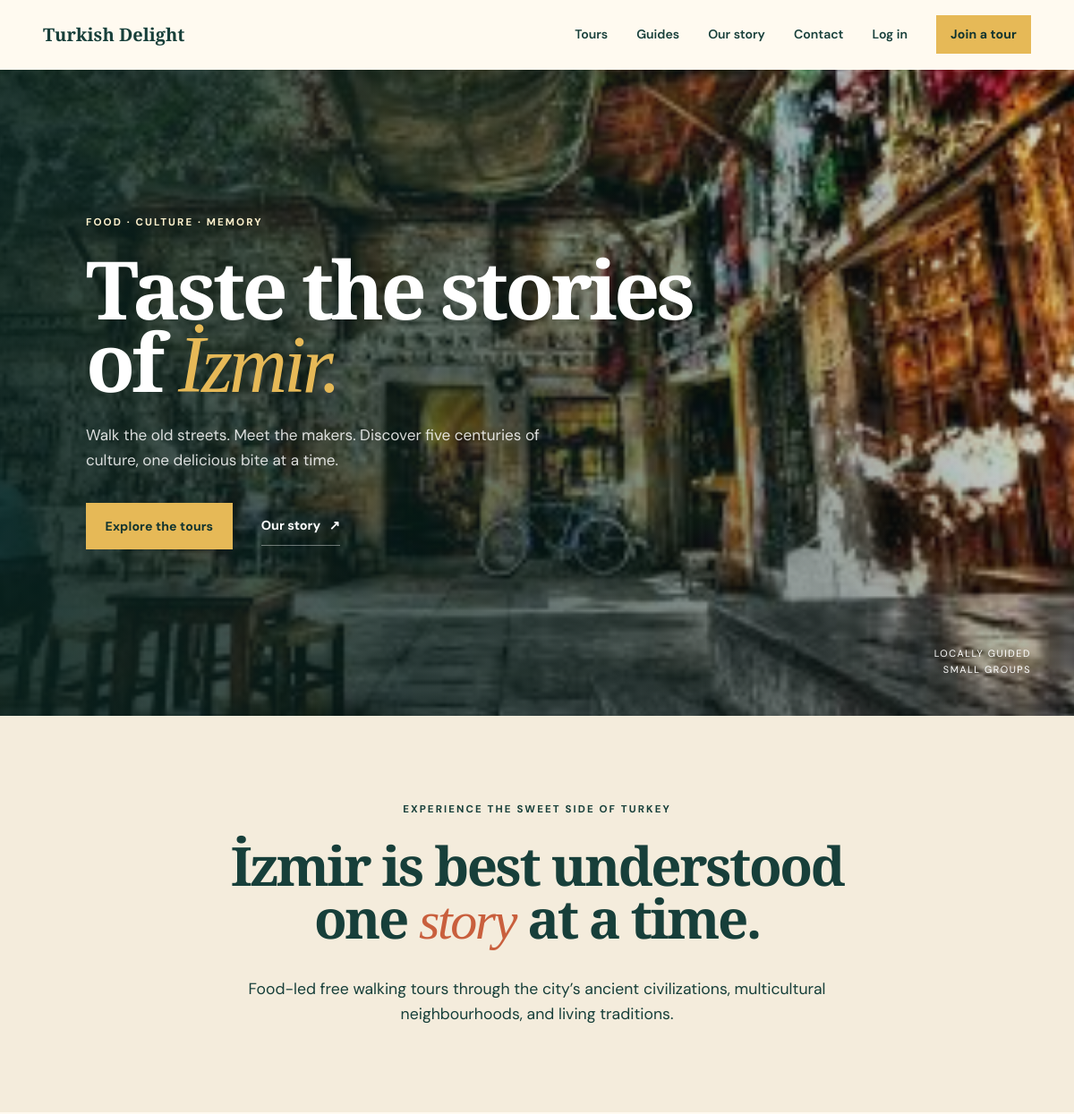
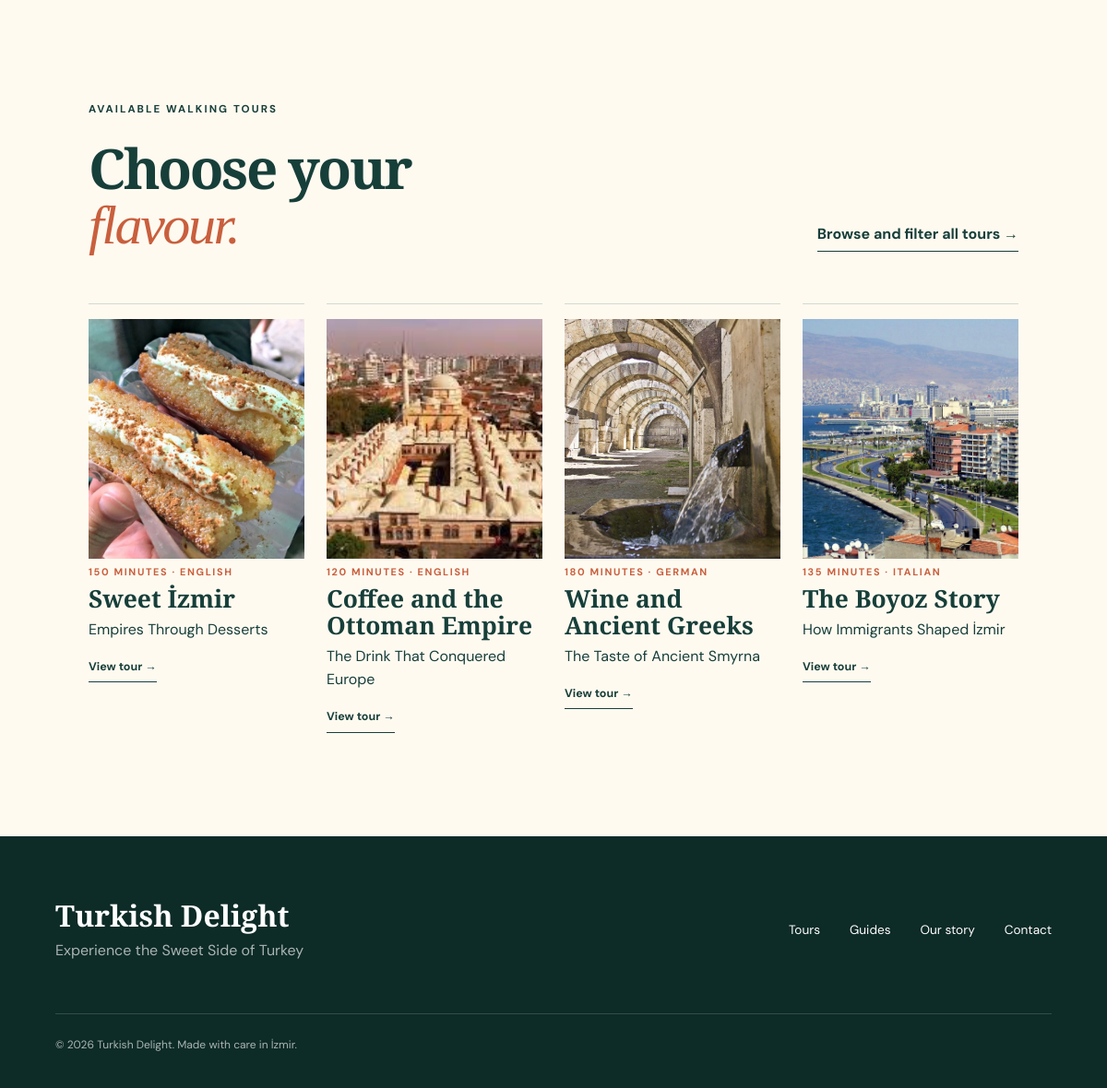
The page / on the database its author committed (2 pictures, top to bottom).
### tables this page shows
CREATE TABLE tours (
  id INTEGER PRIMARY KEY AUTOINCREMENT, guide_id INTEGER NOT NULL REFERENCES users(id),
  title TEXT NOT NULL, subtitle TEXT NOT NULL, description TEXT NOT NULL, story TEXT NOT NULL,
  final_message TEXT NOT NULL, foods TEXT NOT NULL, stops TEXT NOT NULL, story_points TEXT NOT NULL,
  meeting_point TEXT NOT NULL, duration INTEGER NOT NULL CHECK(duration > 0),
  language TEXT NOT NULL, capacity INTEGER NOT NULL CHECK(capacity > 0)
);

### app.py (the view)
@app.route("/")
def home():
    rows = get_db().execute(
        """SELECT t.*, u.first_name || ' ' || u.last_name AS guide_name
           FROM tours t JOIN users u ON u.id = t.guide_id ORDER BY t.id"""
    ).fetchall()
    return render_template("home.html", tours=[tour_from_row(row) for row in rows])

### app.py (called while the page is built)
def get_db():
    if "db" not in g:
        g.db = sqlite3.connect(DATABASE)
        g.db.row_factory = sqlite3.Row
        g.db.execute("PRAGMA foreign_keys = ON")
    return g.db

@app.before_request
def verify_csrf():
    if request.method == "POST" and request.form.get("csrf_token") != session.get("csrf_token"):
        abort(400, "Invalid or missing form token.")

def tour_images(tour_id):
    files = sorted((BASE_DIR / "static").glob(f"Tour{tour_id}_*"))
    return [f.name for f in files if f.is_file()]

def tour_from_row(row):
    tour = dict(row)
    tour["foods"] = json.loads(tour["foods"])
    tour["stops"] = json.loads(tour["stops"])
    tour["story_points"] = json.loads(tour["story_points"])
    tour["images"] = tour_images(tour["id"])
    preferred_guide = BASE_DIR / "static" / f"Guide{tour['id']}.jpg"
    tour["guide_image"] = preferred_guide.name if preferred_guide.exists() else "Guide1.jpg"
    return tour

### templates/home.html
{% extends "base.html" %}
{% block content %}
  <section class="hero home-hero">
    <div class="hero-image" role="img" aria-label="Aegean food and the streets of İzmir"></div>
    <div class="hero-overlay"></div>
    <div class="hero-content">
      <p class="eyebrow light">Food · culture · memory</p>
      <h1>Taste the stories<br>of <em>İzmir.</em></h1>
      <p class="hero-copy">
        Walk the old streets. Meet the makers. Discover five centuries of culture, one delicious bite at a time.
      </p>
      <div class="hero-actions">
        <a class="button" href="{{ url_for('tours') }}">Explore the tours</a>
        <a class="link-light" href="{{ url_for('about') }}">Our story <span>↗</span></a>
      </div>
    </div>
    <p class="hero-note">Locally guided<br>Small groups</p>
  </section>
  <section class="home-intro">
    <p class="eyebrow">Experience the sweet side of Turkey</p>
    <h2>İzmir is best understood<br>one <em>story</em> at a time.</h2>
    <p>
      Food-led free walking tours through the city’s ancient civilizations, multicultural neighbourhoods, and living traditions.
    </p>
  </section>
  <section class="home-tours" id="tours" aria-labelledby="home-tours-title">
    <div class="home-section-head">
      <div>
        <p class="eyebrow">Available walking tours</p>
        <h2 id="home-tours-title">Choose your<br><em>flavour.</em></h2>
      </div>
      <a class="text-link" href="{{ url_for('tours') }}">Browse and filter all tours →</a>
    </div>
    <div class="home-tour-grid">
      {% for tour in tours %}
        <article class="home-tour-card">
          <a href="{{ url_for('tour_detail', tour_id=tour.id) }}">
            <img src="{{ url_for('static', filename=tour.images[0]) }}" alt="{{ tour.title }}">
          </a>
          <div>
            <p class="tour-meta">{{ tour.duration }} minutes · {{ tour.language }}</p>
            <h3><a href="{{ url_for('tour_detail', tour_id=tour.id) }}">{{ tour.title }}</a></h3>
            <p>{{ tour.subtitle }}</p>
            <a class="text-link" href="{{ url_for('tour_detail', tour_id=tour.id) }}">View tour →</a>
          </div>
        </article>
      {% endfor %}
    </div>
  </section>
{% endblock %}

### static/style.css (style rules this page uses)
:root { --ink:#173f3a;--deep:#12342f;--cream:#f4ecdc;--paper:#fffaf0;--clay:#c95f3d;--gold:#e6b957;--sea:#3e8177;--line:rgba(23,63,58,.18);--serif:"Playfair Display",Georgia,serif;--sans:"DM Sans",Arial,sans-serif }
* { box-sizing:border-box }
html { scroll-behavior:smooth }
body { margin:0;background:var(--paper);color:var(--ink);font-family:var(--sans);font-size:16px;line-height:1.6 }
img { display:block;max-width:100% }
a { color:inherit;text-decoration:none }
.button { display:inline-flex;align-items:center;justify-content:center;gap:.5rem;background:var(--gold);color:var(--deep);border:0;padding:.95rem 1.35rem;font-weight:700;font-size:.88rem;letter-spacing:.01em;transition:transform .2s,background .2s }
.hero { height:calc(100vh - 78px);min-height:650px;position:relative;color:white;display:flex;align-items:center;overflow:hidden }
.hero-image { position:absolute;inset:0;background:url("Tour1_3.jpg") center 57%/cover no-repeat;transform:scale(1.02) }
.hero-overlay { position:absolute;inset:0;background:linear-gradient(90deg,rgba(9,35,31,.88) 0%,rgba(9,35,31,.56) 50%,rgba(9,35,31,.16) 100%),linear-gradient(0deg,rgba(0,0,0,.2),transparent 50%) }
.hero-content { position:relative;max-width:850px;margin-left:8vw;padding-bottom:3vh }
.eyebrow { text-transform:uppercase;letter-spacing:.18em;font-size:.72rem;font-weight:700;margin:0 0 1.5rem }
.eyebrow.light { color:#fff3ce }
.hero h1,.detail-title h1,.auth-panel h1,.dashboard h1,.form-page h1,.error-page h1 { font:600 clamp(3.5rem,7.5vw,7.4rem)/.9 var(--serif);letter-spacing:-.045em;margin:.1em 0 .28em }
.hero h1 em,h2 em,.auth-panel h1 em,.form-page h1 em { color:var(--gold);font-weight:500 }
.hero-copy { font-size:1.07rem;max-width:560px;color:rgba(255,255,255,.84) }
.hero-actions { display:flex;align-items:center;gap:2rem;margin-top:2.1rem }
.link-light { font-weight:700;font-size:.9rem;border-bottom:1px solid rgba(255,255,255,.4);padding:.6rem 0 }
.link-light span { padding-left:.4rem }
.hero-note { position:absolute;right:4vw;bottom:4vh;text-align:right;text-transform:uppercase;letter-spacing:.14em;font-size:.68rem }
h2 { font:600 clamp(2.8rem,5vw,5.4rem)/.98 var(--serif);letter-spacing:-.04em;margin:0 }
h2 em { color:var(--clay) }
.text-link { display:inline-flex;gap:.7rem;font-weight:700;border-bottom:1px solid;padding:0 0 .35rem;margin-top:1rem }
.tour-meta { text-transform:uppercase;letter-spacing:.15em;font-weight:700;font-size:.68rem;color:var(--clay) }
.home-intro { padding:6rem 8vw;text-align:center;background:var(--cream) }
.home-intro h2 { max-width:950px;margin:0 auto 2rem }
.home-intro>p:last-child { max-width:680px;margin:auto;font-size:1.1rem }
.home-tours { padding:7rem 8vw }
.home-section-head { display:flex;justify-content:space-between;align-items:end;gap:2rem;margin-bottom:3.5rem }
.home-tour-grid { display:grid;grid-template-columns:repeat(4,1fr);gap:1.5rem }
.home-tour-card { border-top:1px solid var(--line);padding-top:1rem }
.home-tour-card img { width:100%;height:260px;object-fit:cover;transition:transform .4s }
.home-tour-card>a { display:block;overflow:hidden }
.home-tour-card h3 { font:600 1.65rem/1.1 var(--serif);margin:.35rem 0 }
.home-tour-card>div>p { margin:.35rem 0 }
.home-tour-card .text-link { font-size:.78rem;margin-top:.8rem }

### rows shown on the page
tours: shows a picture, duration "150", language "ENGLISH", title "Sweet İzmir", subtitle "Empires Through Desserts"
tours: shows a picture, duration "120", language "ENGLISH", title "Coffee and the Ottoman Empire", subtitle "The Drink That Conquered Europe"
tours: shows a picture, duration "180", language "GERMAN", title "Wine and Ancient Greeks", subtitle "The Taste of Ancient Smyrna"
tours: shows a picture, duration "135", language "ITALIAN", title "The Boyoz Story", subtitle "How Immigrants Shaped İzmir"
